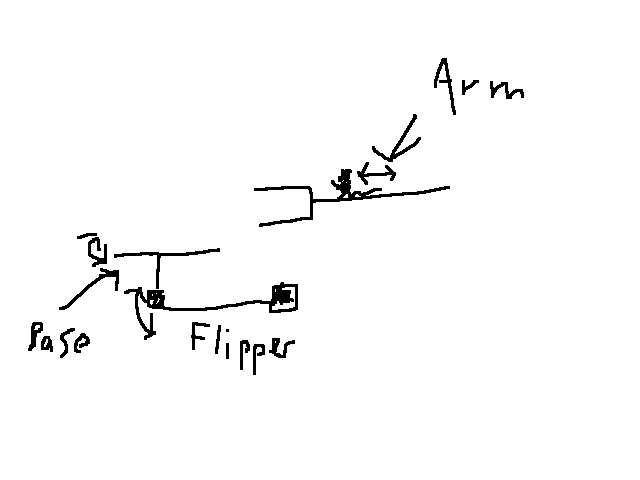
//> input picture Proposal1.png, 640 x 480 px, given in place of the camera
$ ./test 3   (built with g++ and OpenCV 4)
//> lines starting //> are read from the running program, lines starting //| are printed output that depends on the picture; after the words box and inside, x2 and y2 are one past the last pixel; in counts of white or black regions, pixels touching at a corner belong together
#include <opencv2/objdetect/objdetect.hpp>
#include <opencv2/highgui/highgui.hpp>
#include <opencv2/imgproc/imgproc.hpp>
#include <opencv2/core/core.hpp>

#include <iostream>
#include <stdio.h>
using namespace cv;
using namespace std;

int main(int, char** argc)
{
	VideoCapture cap(atoi(argc[1])); // open the default camera
	if(!cap.isOpened())  // check if we succeeded
	{
		cout << "Error opening camera!";
		return -1;
	}

	Mat edges;
	namedWindow("edges",1);
	namedWindow("normal", 1);
	for(;;)
	{
		Mat frame;
		cap >> frame; // get a new frame from camera
//> frame is the input picture: 480 rows x 640 cols, CV_8UC3; 97.8% white; 22 black regions (1 under 20 px), largest, box (x1, y1, x2, y2) and area: (124, 282, 298, 340) 1554, (254, 169, 450, 227) 1341, (114, 248, 220, 289) 449
		cvtColor(frame, edges, CV_BGR2GRAY);
		GaussianBlur(edges, edges, Size(7,7), 1.5, 1.5);
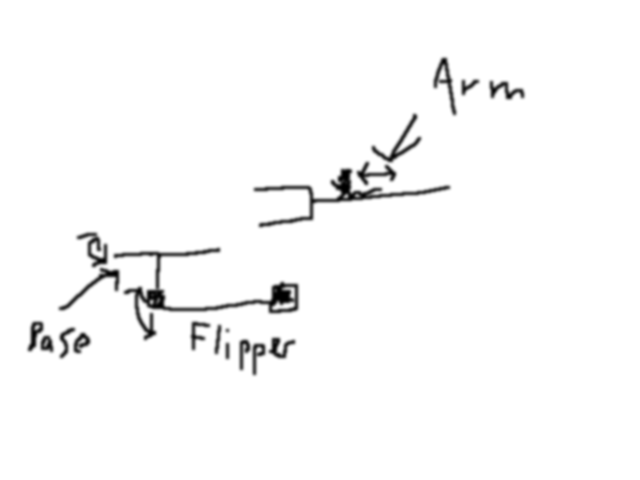
//> edges: 480 rows x 640 cols, CV_8UC1; min 0, max 255, mean 249.3
		Canny(edges, edges, 0, 30, 3);
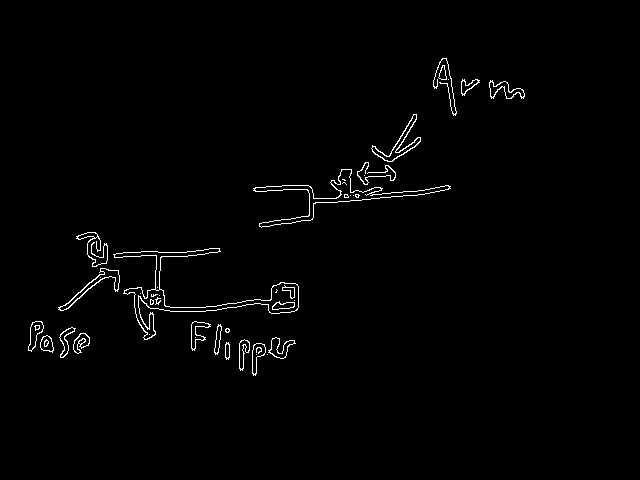
//> edges: 480 rows x 640 cols, CV_8UC1; 1.3% white in thin lines or dots, all inside (x1, y1, x2, y2) = (28, 58, 525, 376)
		imshow("edges", edges);
		imshow("normal", frame);
		if(waitKey(3) >= 0) break;
//> the Esc key is pressed
	}
	// the camera will be deinitialized automatically in VideoCapture destructor
	return 0;
}

$ run again, on Proposal2.png
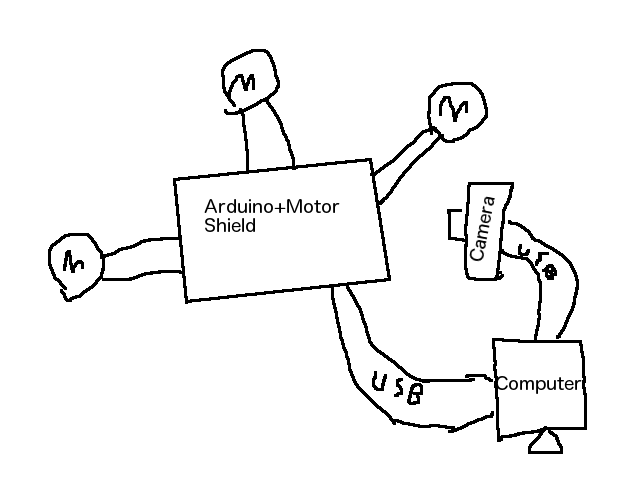
//> input picture Proposal2.png, 640 x 480 px, given in place of the camera
//> frame is the input picture: 480 rows x 640 cols, CV_8UC3; min 0, max 255, mean 243.8
//> `GaussianBlur(edges, edges, Size(7,7), 1.5, 1.5);`:
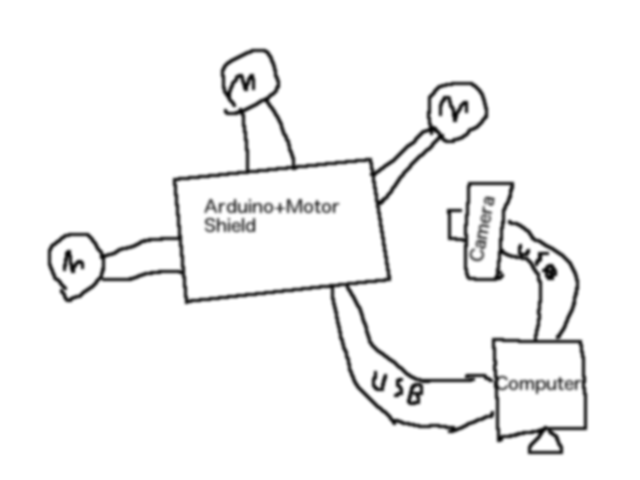
//> edges: 480 rows x 640 cols, CV_8UC1; min 7, max 255, mean 243.8
//> `Canny(edges, edges, 0, 30, 3);`:
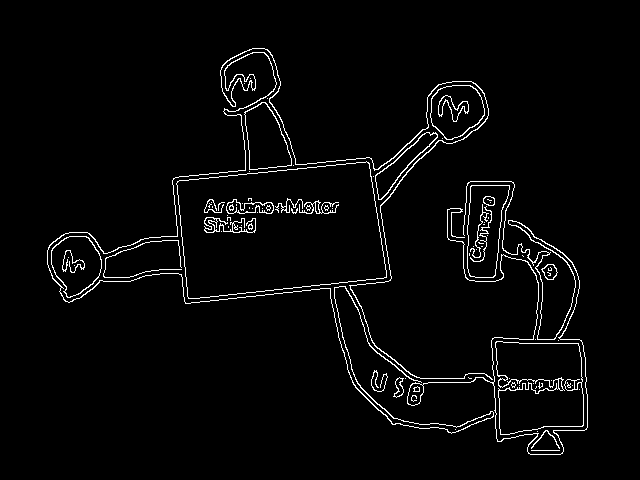
//> edges: 480 rows x 640 cols, CV_8UC1; 3% white in thin lines or dots, all inside (x1, y1, x2, y2) = (47, 48, 588, 455)
